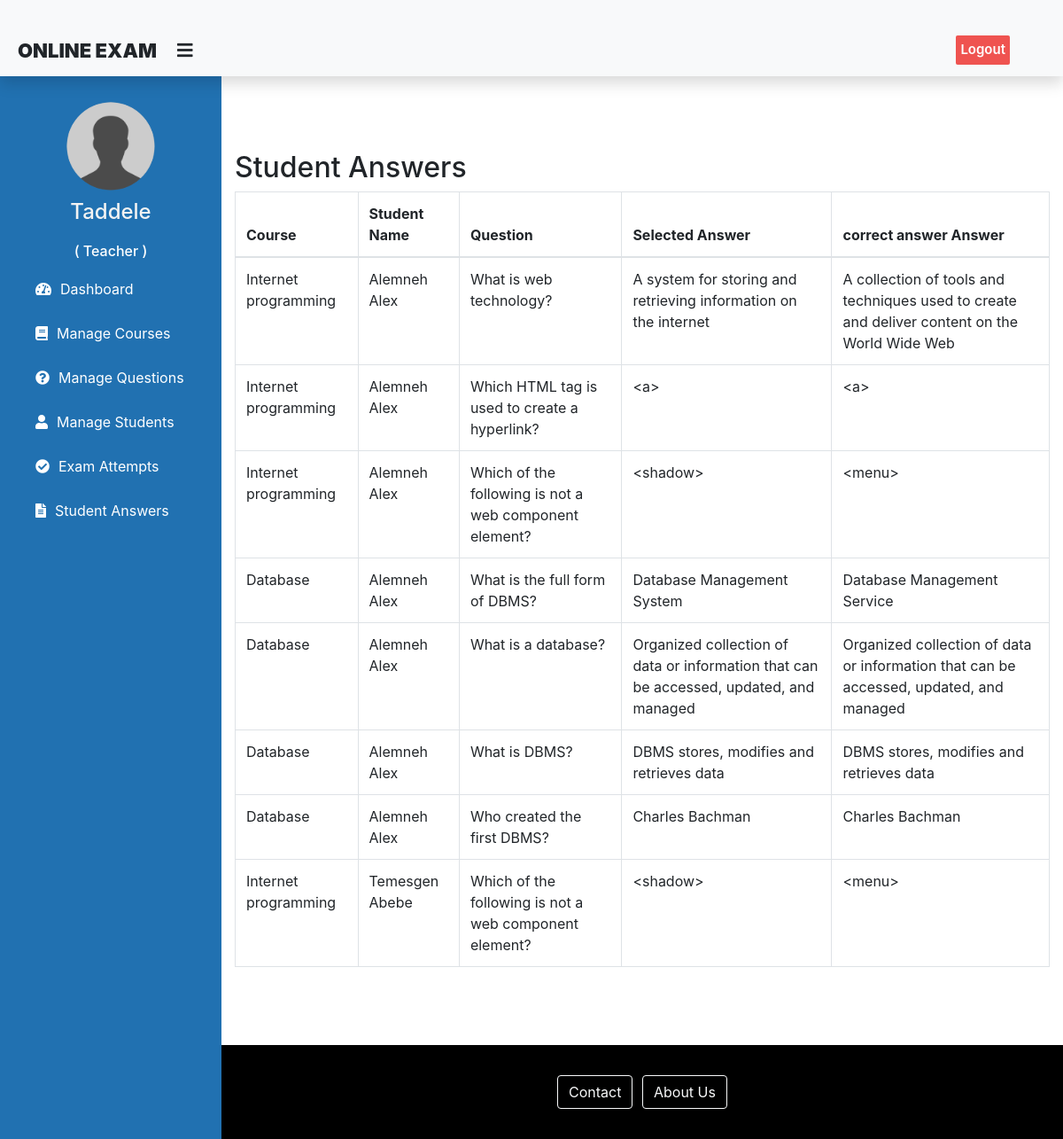
/teacher/student-answer (signed in), run on the app's committed database.
### student/models.py (models this page shows, shortened)
class CustomUser(AbstractBaseUser,PermissionsMixin):
    email = models.EmailField(unique=True)
    id_no = models.IntegerField(unique=True,primary_key=True)
    profile_picture = models.ImageField(upload_to='profile_pics/', blank=True)
    is_active = models.BooleanField(default=True)
    is_staff = models.BooleanField(default=False)
    first_name = models.CharField(max_length=20)
    last_name = models.CharField(max_length=20)
    departement = models.CharField(max_length=40)
    sex = models.CharField(max_length=4,choices=choices)
    objects = CustomUserManager()
    USERNAME_FIELD = 'id_no'
    REQUIRED_FIELDS = ['first_name', 'last_name', 'email']
    class Meta:
        verbose_name = 'user'
        verbose_name_plural = "Registered Users"
        permissions = [
            ("can_manage_students", "Can manage students")
        ]
    """def email_user(self, subject, message, from_email=None, **kwargs):

        #Sends an email to this User.

        send_mail(subject, message, from_email, [self.email], **kwargs)"""

### exam/models.py (models this page shows, shortened)
class StudentAnswer(models.Model):
    student = models.ForeignKey(CustomUser,on_delete=models.CASCADE)
    question = models.ForeignKey(Question, on_delete=models.CASCADE)
    selected_answer = models.CharField(max_length=700)
    class Meta:
        verbose_name = 'student Answers'

class Question(models.Model):
    course=models.ForeignKey(Course,on_delete=models.CASCADE)
    marks=models.PositiveIntegerField()
    question=models.CharField(max_length=600)
    option1=models.CharField(max_length=200)
    option2=models.CharField(max_length=200)
    option3=models.CharField(max_length=200)
    option4=models.CharField(max_length=200)
    cat=(('Option1','Option1'),('Option2','Option2'),('Option3','Option3'),('Option4','Option4'))
    answer=models.CharField(max_length=200,choices=cat)
    class Meta:
        verbose_name ='question'
        verbose_name_plural = 'questions'
    def get_answer_text(self):
        if self.answer == 'Option1':
            return self.option1
        elif self.answer == 'Option2':
            return self.option2
        elif self.answer == 'Option3':
            return self.option3
        elif self.answer == 'Option4':
            return self.option4
        return None  # in case there's no answer (although that shouldn't happen)

class Course(models.Model):
   course_name = models.CharField(max_length=50)
   number_of_questions = models.PositiveIntegerField()
   total_marks = models.PositiveIntegerField(default=None)
   time_duration = models.PositiveIntegerField(default=None)
   exam_password = models.CharField(max_length=20, null=True, blank=True)  # Field for exam password
   class Meta:
       verbose_name = "course"
   def __str__(self):
        return self.course_name

### teacher/views.py (the view)
# urls.py: path('student-answer', views.student_answers_view, name='student-answer'),
@login_required
def student_answers_view(request):
    student_answers = QMODEL.StudentAnswer.objects.all()
    return render(request, 'teacher/student_answers.html', {'student_answers': student_answers})

### templates/teacher/student_answers.html (shortened to what this page needs)
<!DOCTYPE html>
{% extends 'teacher/teacherbase.html' %}
{% load widget_tweaks %}
{% block content %}
<html lang="en">
<head>
    <link href="https://stackpath.bootstrapcdn.com/bootstrap/4.3.1/css/bootstrap.min.css" rel="stylesheet">
</head>
<body>
    <div class="container mt-5">
        <h2>Student Answers</h2>
        <table class="table table-bordered">
            <thead>
                <tr>
                    <th>Course</th>
                    <th>Student Name</th>
                    <th>Question</th>
                    <th>Selected Answer</th>
                    <th>correct answer Answer</th>
                </tr>
            </thead>
            <tbody>
                {% for answer in student_answers %}
                <tr>
                    <td>{{ answer.question.course }}</td>
                    <td>{{ answer.student.first_name }} {{ answer.student.last_name }}</td>
                    <td>{{ answer.question.question }}</td>
                    <td>{{ answer.selected_answer }}</td>
                    <td>{{ answer.question.get_answer_text }}</td>
                </tr>
                {% empty %}
                <tr>
                    <td colspan="3">No answers available.</td>
                </tr>
                {% endfor %}
            </tbody>
        </table>
    </div>
</body>
{%endblock content%}

### templates/teacher/teacherbase.html (shortened to what this page needs)
<!DOCTYPE html>
{% load static %}
<html lang="en" dir="ltr">
<head>
  <link href="http://netdna.bootstrapcdn.com/bootstrap/4.0.0-beta/css/bootstrap.min.css" rel="stylesheet">
  <link rel="stylesheet" href="https://maxcdn.bootstrapcdn.com/bootstrap/4.4.1/css/bootstrap.min.css">
  <link href="https://maxcdn.bootstrapcdn.com/font-awesome/4.3.0/css/font-awesome.min.css" rel="stylesheet">
  <link rel="stylesheet" href="https://cdnjs.cloudflare.com/ajax/libs/font-awesome/5.12.1/css/all.min.css">
</head>
<body>
  <header class="shadow bg-light">
    <label for="check">
      <i style="left: 200px;margin-top: 17px;"class="fas fa-bars" id="sidebar_btn"></i>
    </label>
    <div class="left_area">
      <h3>Online Exam</h3>
    </div>
    <div class="right_area">
      <a href="/logout" class="logout_btn">Logout</a>
    </div>
  </header>
  <div class="sidebar">
  <center>
    <img src="{% static 'image/teacher-avatar.png' %}" class="profile_image" alt="">
    <h4>{{request.user.first_name}}</h4>
    <h6 style="color: rgb(255, 255, 255);">( Teacher )</h6>
  </center>
  <a href="/teacher/teacher-dashboard"><i class="fas fa-tachometer-alt"></i><span>Dashboard</span></a>
  <a href="/teacher/teacher-exam"><i class="fas fa-book"></i><span>Manage Courses</span></a>
  <a href="/teacher/teacher-question"><i class="fas fa-question-circle"></i><span>Manage Questions</span></a>
  <a href="/teacher/manage-students"><i class="fas fa-user"></i><span>Manage Students</span></a>
  <a href="/teacher/exam-attempts"><i class="fas fa-check-circle"></i><span>Exam Attempts</span></a>
  <a href="/teacher/view-answer"><i class="fas fa-file-alt"></i><span>Student Answers</span></a>
</div>
  <div class="content">
    <br><br><br><br><br>
    {% block content %}
    {% endblock content %}
    <br><br><br>
    {% include "exam/footer.html" %}
  </div>
</body>
</html>

### templates/teacher/teacherbase.html (style rules this page uses)
a:link { text-decoration: none; }
body { margin: 0; padding: 0; font-family: "Gill Sans", sans-serif;; }
header { position: fixed; padding: 20px; width: 100%; z-index: 1; height: 5.4em !important; }
.left_area h3 { margin: 0px; text-transform: uppercase; font-size: 22px; font-weight: 900; }
.logout_btn { padding: 5px; background: #ef5350; text-decoration: none; float: right; margin-top: -30px; margin-right: 40px; border-radius: 2px; font-size: 15px; font-weight: 600; color: #fff; transition: 0.5s; }
.sidebar { background: #2171b1; margin-top: 5.3em; padding-top: 30px; position: fixed; left: 0; width: 250px; height: 100%; transition: 0.5s; transition-property: left; }
.sidebar .profile_image { width: 100px; height: 100px; border-radius: 100px; margin-bottom: 10px; }
.sidebar h4 { color: #f3f3f3; margin-top: 0; margin-bottom: 20px; }
.sidebar a { color: #fff; display: block; width: 100%; line-height: 50px; text-decoration: none; padding-left: 40px; box-sizing: border-box; transition: 0.5s; }
.sidebar i { padding-right: 10px; }
label #sidebar_btn { z-index: 1; position: fixed; cursor: pointer; left: 300px; font-size: 20px; margin: 5px 0; transition: 0.5s; transition-property: color; }
.content { margin-left: 250px; margin-top: 2px; height: 100vh; transition: 0.5s; }

### templates/exam/footer.html (style rules this page uses)
html, body { height: 100%; margin: 0; display: flex; flex-direction: column; }

### data on the page
CustomUser: user.first_name "Taddele"
StudentAnswer: question.course "Internet programming", student.first_name "Alemneh", student.last_name "Alex", question.question "What is web technology?", selected_answer "A system for storing and retrieving information on the internet", question.get_answer_text "A collection of tools and techniques used to create and deliver content on the World Wide Web"
StudentAnswer: question.course "Internet programming", student.first_name "Alemneh", student.last_name "Alex", question.question "Which HTML tag is used to create a hyperlink?", selected_answer "<a>", question.get_answer_text "<a>"
StudentAnswer: question.course "Internet programming", student.first_name "Alemneh", student.last_name "Alex", question.question "Which of the following is not a web component element?", selected_answer "<shadow>", question.get_answer_text "<menu>"
StudentAnswer: question.course "Database", student.first_name "Alemneh", student.last_name "Alex", question.question "What is the full form of DBMS?", selected_answer "Database Management System", question.get_answer_text "Database Management Service"
StudentAnswer: question.course "Database", student.first_name "Alemneh", student.last_name "Alex", question.question "What is a database?", selected_answer "Organized collection of data or information that can be accessed, updated, and managed", question.get_answer_text "Organized collection of data or information that can be accessed, updated, and managed"
StudentAnswer: question.course "Database", student.first_name "Alemneh", student.last_name "Alex", question.question "What is DBMS?", selected_answer "DBMS stores, modifies and retrieves data", question.get_answer_text "DBMS stores, modifies and retrieves data"
StudentAnswer: question.course "Database", student.first_name "Alemneh", student.last_name "Alex", question.question "Who created the first DBMS?", selected_answer "Charles Bachman", question.get_answer_text "Charles Bachman"
StudentAnswer: question.course "Internet programming", student.first_name "Temesgen", student.last_name "Abebe", question.question "Which of the following is not a web component element?", selected_answer "<shadow>", question.get_answer_text "<menu>"
